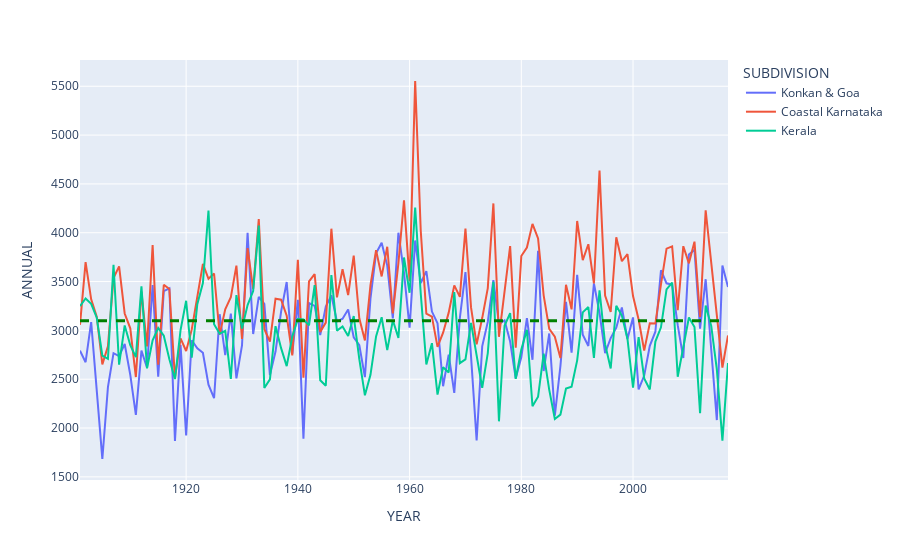

The code cell stored with this chart in its notebook:
### Code cell
fig = px.line(df_wg, x="YEAR", y="ANNUAL", color="SUBDIVISION")
fig.add_hline(y=df_wg["ANNUAL"].mean(), line_width=3, line_dash="dash", line_color="green")

fig.show()
